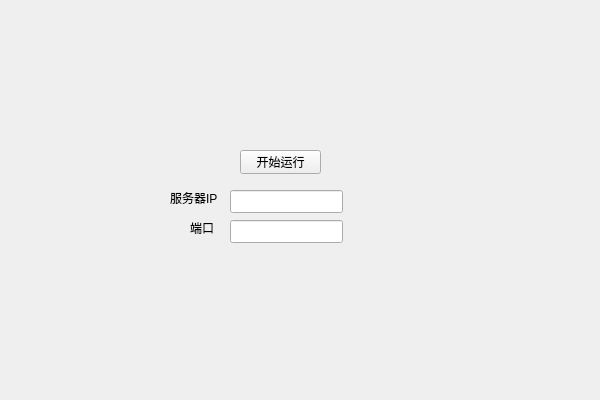
<?xml version="1.0" encoding="UTF-8"?>
<ui version="4.0">
 <class>WeQQClass</class>
 <widget class="QWidget" name="WeQQClass">
  <property name="geometry">
   <rect>
    <x>0</x>
    <y>0</y>
    <width>600</width>
    <height>400</height>
   </rect>
  </property>
  <property name="windowTitle">
   <string>WeQQ</string>
  </property>
  <widget class="QStackedWidget" name="stackedWidget">
   <property name="geometry">
    <rect>
     <x>40</x>
     <y>30</y>
     <width>481</width>
     <height>351</height>
    </rect>
   </property>
   <property name="currentIndex">
    <number>0</number>
   </property>
   <widget class="QWidget" name="page">
    <widget class="QLineEdit" name="editPort">
     <property name="geometry">
      <rect>
       <x>190</x>
       <y>190</y>
       <width>113</width>
       <height>23</height>
      </rect>
     </property>
    </widget>
    <widget class="QLabel" name="label">
     <property name="geometry">
      <rect>
       <x>130</x>
       <y>160</y>
       <width>54</width>
       <height>16</height>
      </rect>
     </property>
     <property name="text">
      <string>服务器IP</string>
     </property>
    </widget>
    <widget class="QPushButton" name="btnConnect">
     <property name="geometry">
      <rect>
       <x>200</x>
       <y>120</y>
       <width>81</width>
       <height>24</height>
      </rect>
     </property>
     <property name="text">
      <string>开始运行</string>
     </property>
    </widget>
    <widget class="QLineEdit" name="editIp">
     <property name="geometry">
      <rect>
       <x>190</x>
       <y>160</y>
       <width>113</width>
       <height>23</height>
      </rect>
     </property>
    </widget>
    <widget class="QLabel" name="label_2">
     <property name="geometry">
      <rect>
       <x>150</x>
       <y>190</y>
       <width>54</width>
       <height>16</height>
      </rect>
     </property>
     <property name="text">
      <string>端口</string>
     </property>
    </widget>
   </widget>
   <widget class="QWidget" name="page_2">
    <widget class="QTextBrowser" name="txtLog">
     <property name="geometry">
      <rect>
       <x>210</x>
       <y>50</y>
       <width>256</width>
       <height>192</height>
      </rect>
     </property>
    </widget>
    <widget class="QLineEdit" name="editCmd">
     <property name="geometry">
      <rect>
       <x>40</x>
       <y>80</y>
       <width>113</width>
       <height>23</height>
      </rect>
     </property>
    </widget>
   </widget>
  </widget>
 </widget>
 <layoutdefault spacing="6" margin="11"/>
 <resources>
  <include location="WeQQ.qrc"/>
 </resources>
 <connections/>
</ui>
